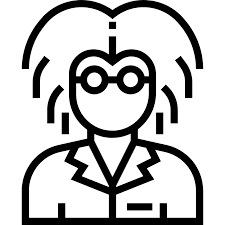
#> input picture ITITIU17012_ChungMinhNhat_Midterm/WebContent/image/future.png, 225 x 225 px
$ python resizer.py
#> lines starting #> are read from the running program, lines starting #| are printed output that depends on the picture
import cv2

if __name__ == "__main__":
	image = cv2.imread("future.png")
#> image is the input picture: shape (225, 225, 3); min 0, max 255, mean 194.6
	image = cv2.resize(image, (831, 960))
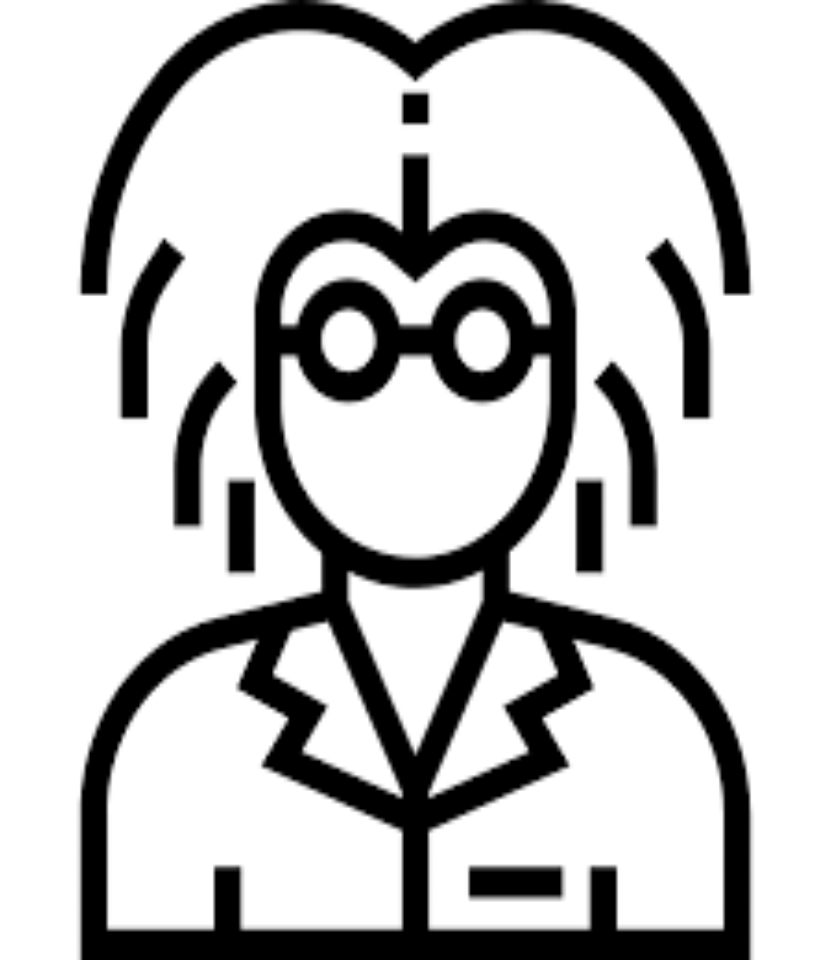
#> image: shape (960, 831, 3); min 0, max 255, mean 194.6
	cv2.imshow("img", image)
	cv2.waitKey(0)
	cv2.imwrite("future-editted.png", image)

$ run again, with ITITIU17012_ChungMinhNhat_Midterm/WebContent/image/GMM.png copied over ITITIU17012_ChungMinhNhat_Midterm/WebContent/image/future.png
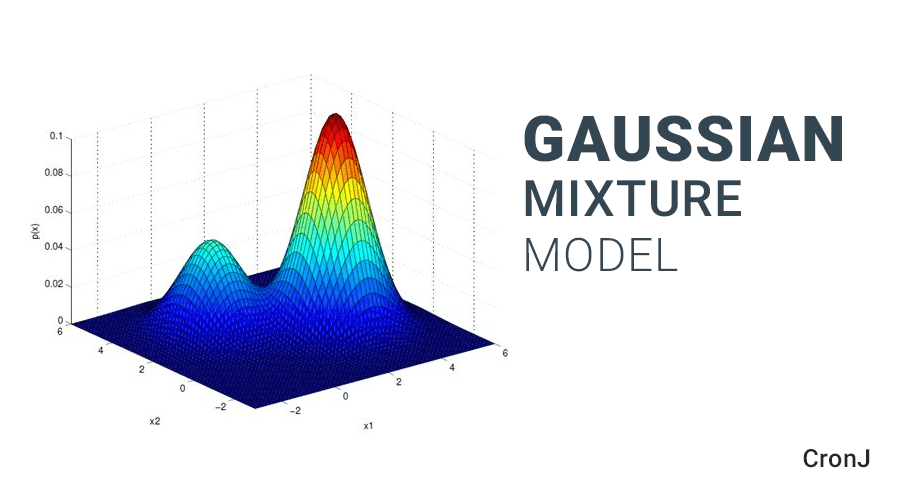
#> input picture ITITIU17012_ChungMinhNhat_Midterm/WebContent/image/GMM.png, 900 x 492 px
#> image is the input picture: shape (492, 900, 3); mean B, G, R 237.9, 229.4, 225.8
#> `image = cv2.resize(image, (831, 960))`:
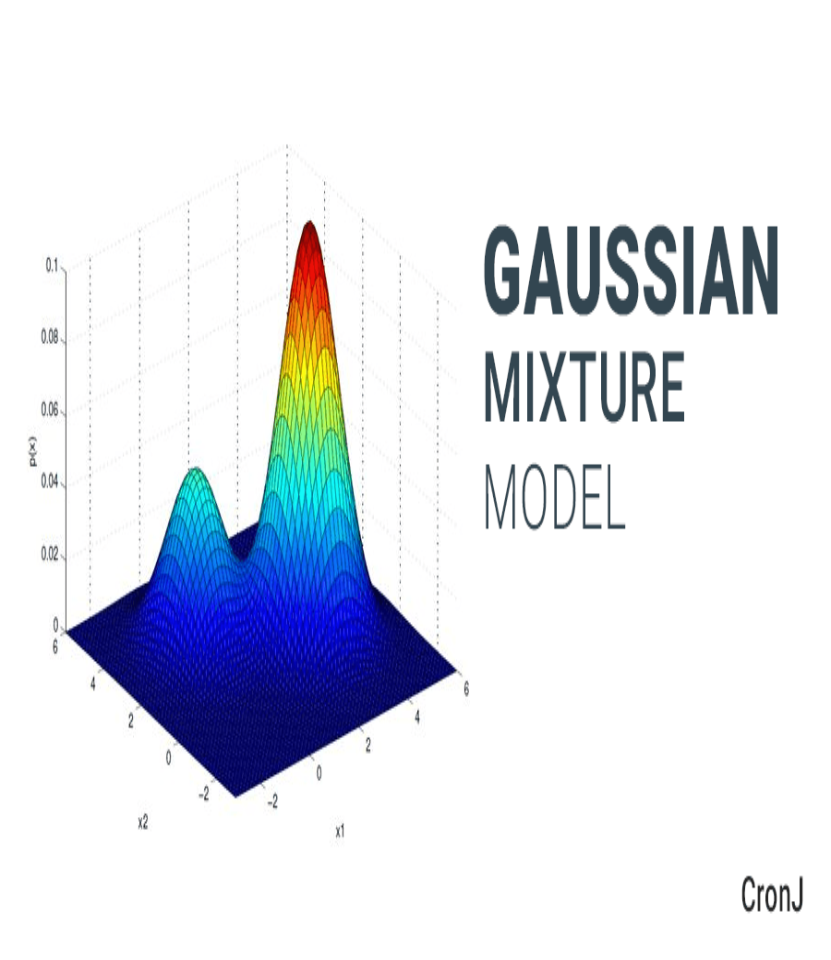
#> image: shape (960, 831, 3); mean B, G, R 237.9, 229.4, 225.8

$ run again, with ITITIU17012_ChungMinhNhat_Midterm/WebContent/image/NDT.png copied over ITITIU17012_ChungMinhNhat_Midterm/WebContent/image/future.png
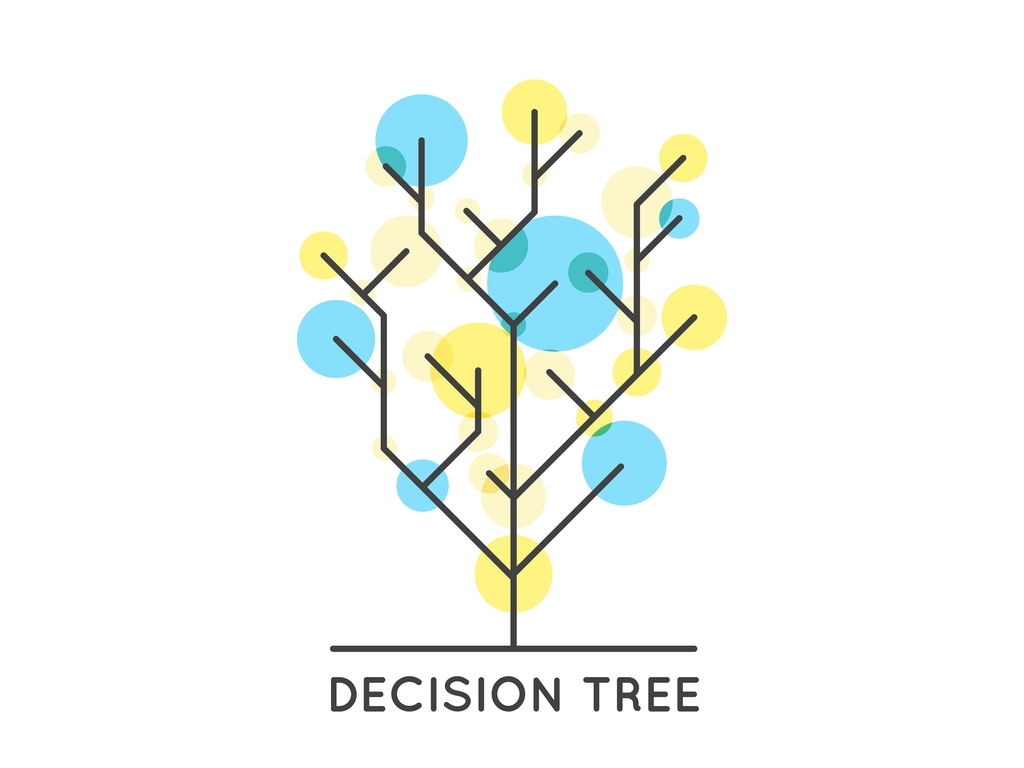
#> input picture ITITIU17012_ChungMinhNhat_Midterm/WebContent/image/NDT.png, 1024 x 768 px
#> image is the input picture: shape (768, 1024, 3); mean B, G, R 244, 247.4, 244
#> `image = cv2.resize(image, (831, 960))`:
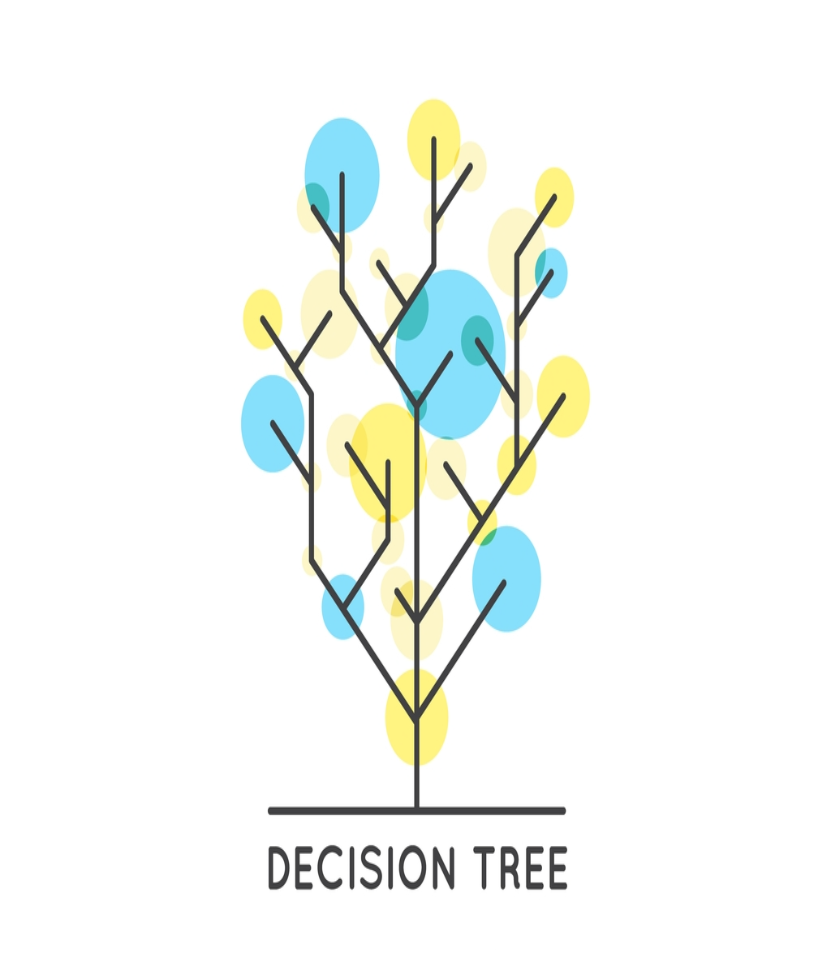
#> image: shape (960, 831, 3); mean B, G, R 244, 247.4, 244

$ run again, with ITITIU17012_ChungMinhNhat_Midterm/WebContent/image/computerman.png copied over ITITIU17012_ChungMinhNhat_Midterm/WebContent/image/future.png
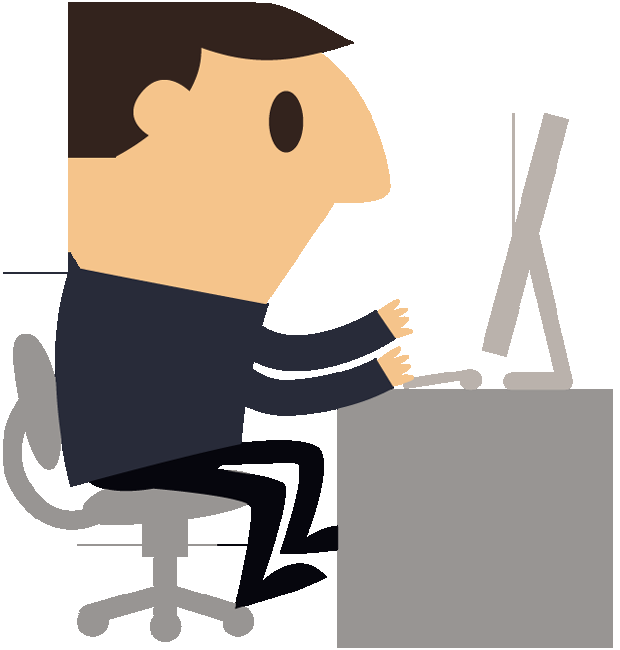
#> input picture ITITIU17012_ChungMinhNhat_Midterm/WebContent/image/computerman.png, 620 x 650 px
#> image is the input picture: shape (650, 620, 3); mean B, G, R 168.3, 175.3, 183.5
#> `image = cv2.resize(image, (831, 960))`:
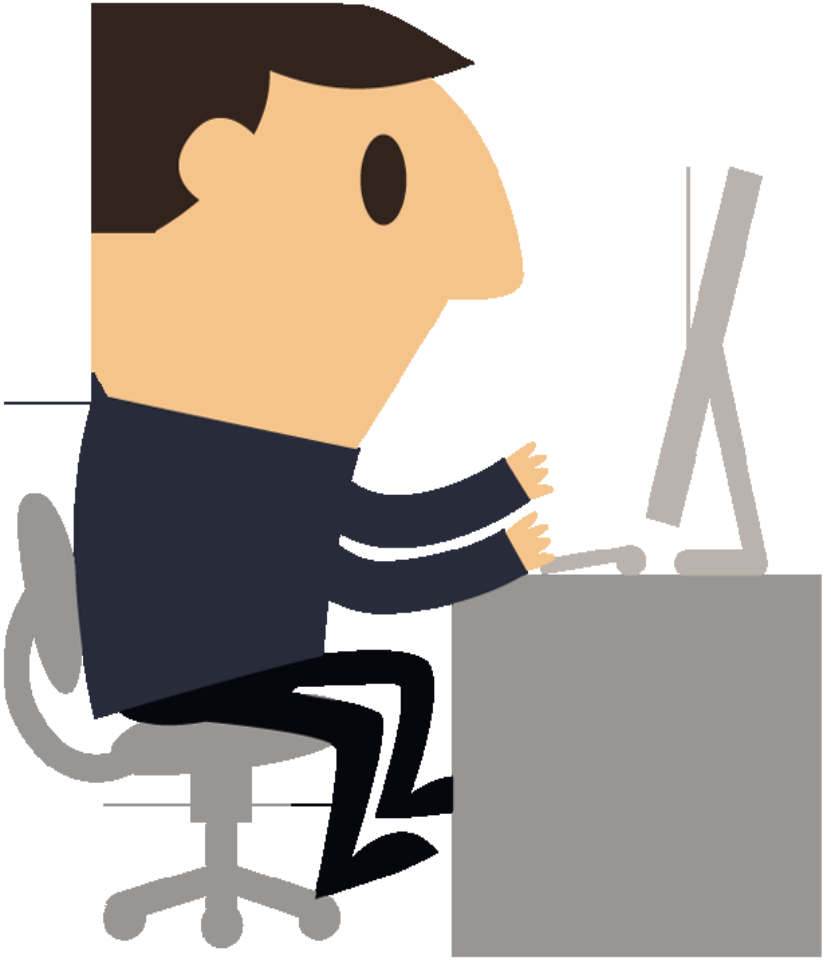
#> image: shape (960, 831, 3); mean B, G, R 168.3, 175.3, 183.5
